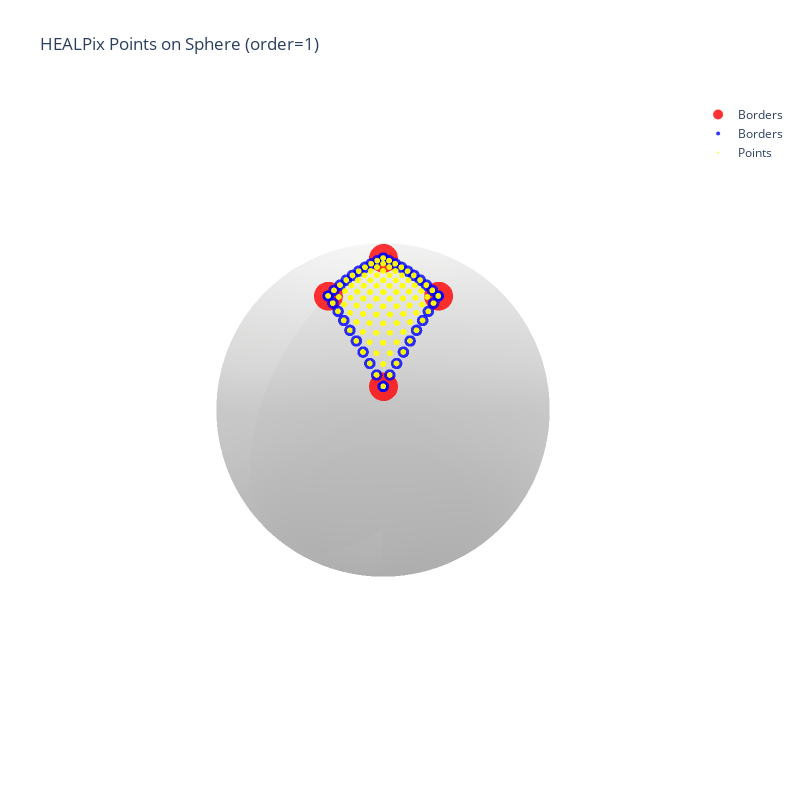
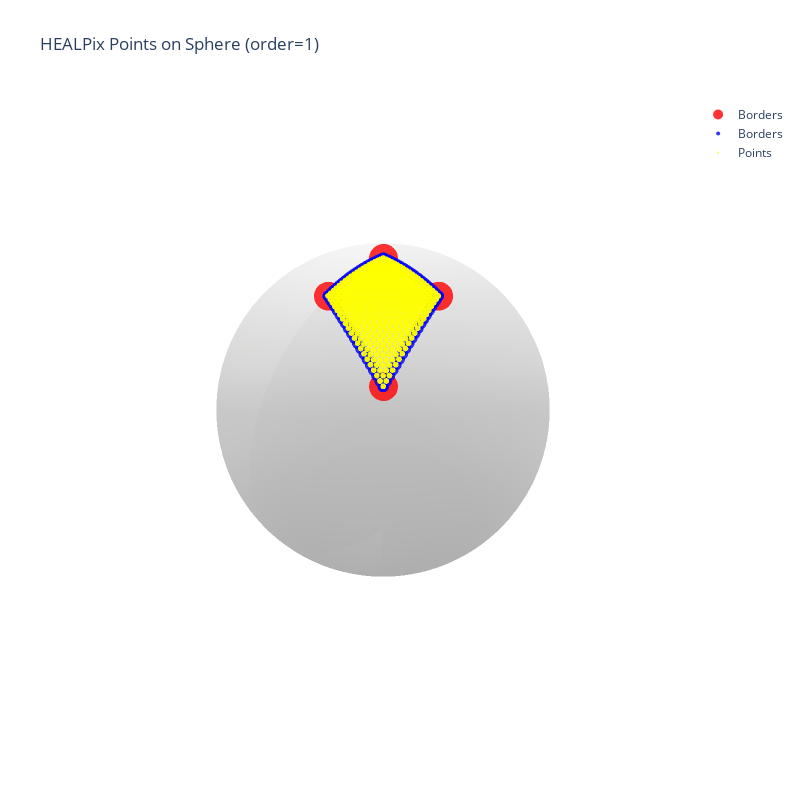
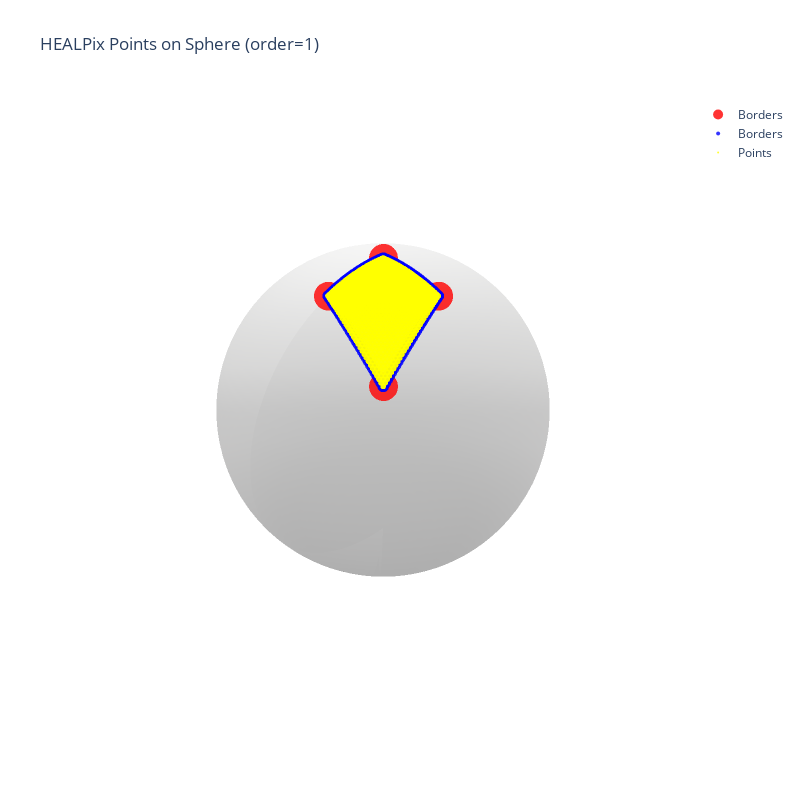
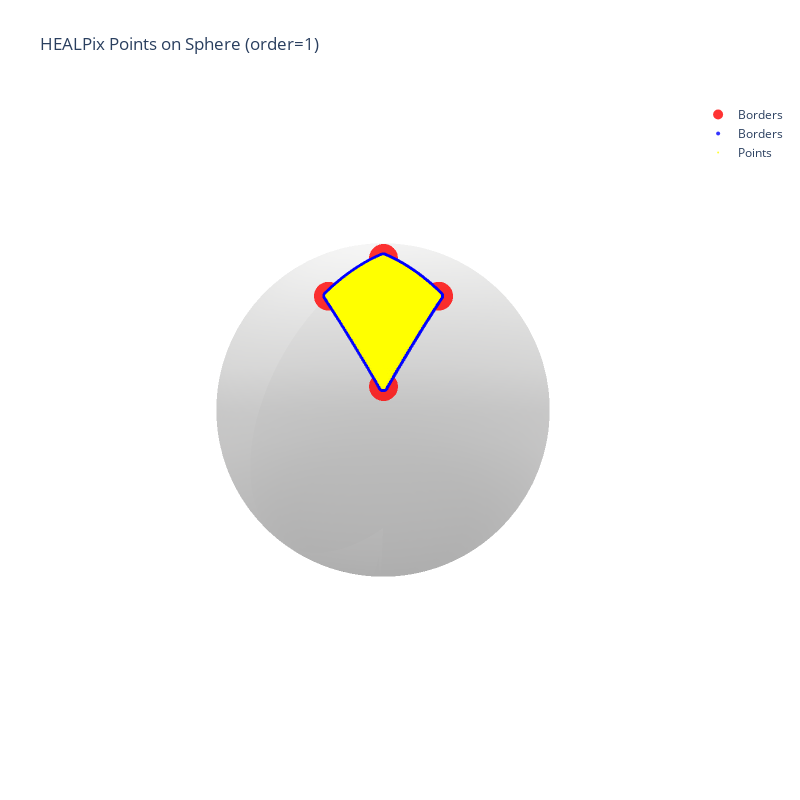

The notebook cell saved with these charts, in order:
### Code cell
avg_distances = dict()
for i in range(10, 100, 10):
    vals = main(1,0,i)
    avg_distances[i] = (np.mean(vals[0]), np.std(vals[0]))
